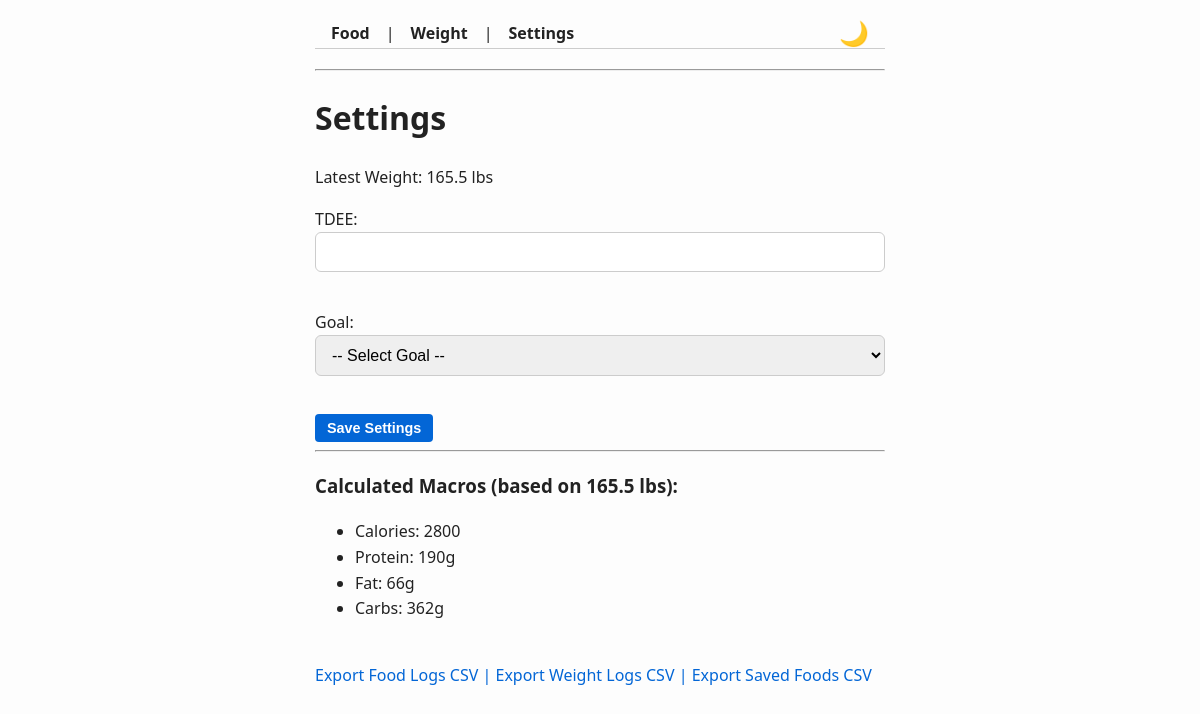
Page /settings on the earlier database version.
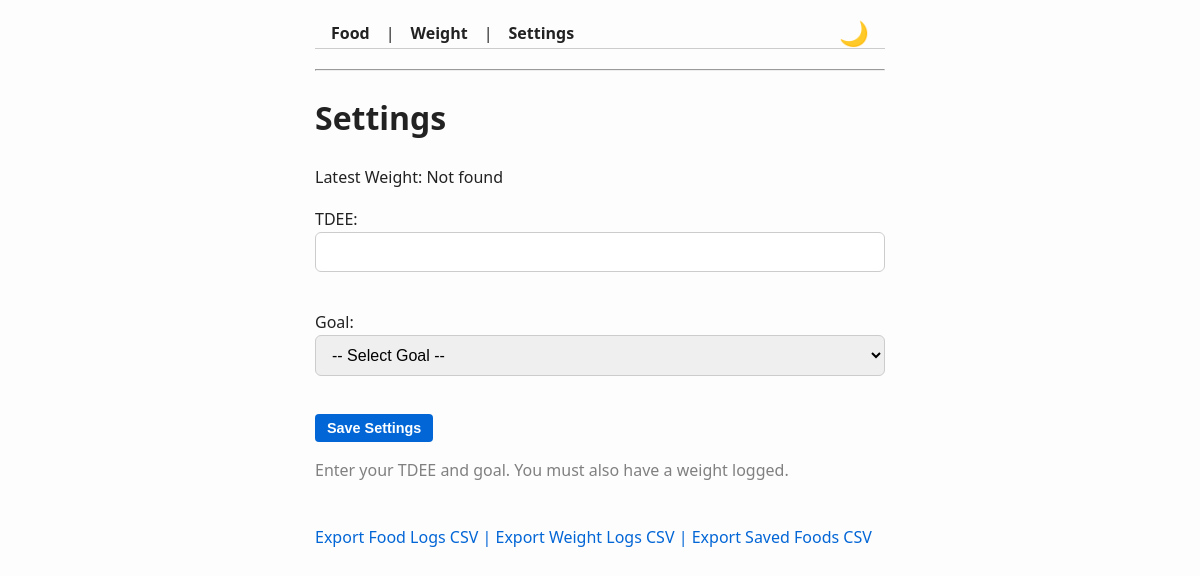
Same page on the later database version.
### tables this page shows
CREATE TABLE weight_logs (
    id INTEGER PRIMARY KEY AUTOINCREMENT,
    date TEXT NOT NULL,
    time_of_day TEXT NOT NULL CHECK(time_of_day IN ('morning', 'night')),
    weight REAL NOT NULL
);

CREATE TABLE tdee_settings (
    id INTEGER PRIMARY KEY AUTOINCREMENT,
    tdee INTEGER,
    goal TEXT,
    last_updated TIMESTAMP
);

### main.py (the view, shortened to what this page needs)
@app.route("/settings", methods=["GET", "POST"])
def settings():
    macros = {}
    latest_weight = get_latest_weight()
    tdee = goal = None
    with sqlite3.connect(DB_NAME) as conn:
        cur = conn.cursor()
        cur.execute("SELECT tdee, goal FROM tdee_settings ORDER BY last_updated DESC LIMIT 1")
        row = cur.fetchone()
        if row:
            tdee, goal = row
    if latest_weight:
        macros["weight"] = latest_weight
    if tdee and goal and latest_weight:
        protein = round(latest_weight * PROTEIN_MULTIPLIERS[goal])
        fat = round(latest_weight * FAT_MULTIPLIERS[goal])
        carbs = round((int(tdee) - (protein * 4 + fat * 9)) / 4)
        macros.update({
            "protein": protein,
            "fat": fat,
            "carbs": carbs,
            "tdee": tdee,
            "goal": goal
        })
    return render_template("settings.html", title="Settings", macros=macros)

### main.py (called while the page is built)
def init_db():
    if not os.path.exists(DB_NAME):
        with sqlite3.connect(DB_NAME) as conn:
            with open("schema.sql", "r") as f:
                conn.executescript(f.read())

@app.before_request
def before_request():
    init_db()

def get_latest_weight():
    with sqlite3.connect(DB_NAME) as conn:
        cur = conn.cursor()
        cur.execute("""
            SELECT weight FROM weight_logs
            ORDER BY date DESC,
                     CASE time_of_day
                         WHEN 'morning' THEN 1
                         WHEN 'night' THEN 0
                         ELSE 2
                     END
            LIMIT 1
        """)
        row = cur.fetchone()
        return row[0] if row else None

### templates/settings.html (shortened to what this page needs)
{% extends "base.html" %}
{% block content %}
<p>Latest Weight: {% if macros.weight %}{{ macros.weight }} lbs{% else %}Not found{% endif %}</p>
<form method="POST">
    <label>TDEE:</label><br>
    <input type="number" name="tdee" required><br><br>
    <label>Goal:</label><br>
    <select name="goal" required>
        <option value="">-- Select Goal --</option>
    </select><br><br>
    <button type="submit">Save Settings</button>
</form>
{% if macros %}
<hr>
<h3>Calculated Macros (based on {{ macros.weight }} lbs):</h3>
<ul>
    <li>Calories: {{ macros.tdee }}</li>
    <li>Protein: {{ macros.protein }}g</li>
    <li>Fat: {{ macros.fat }}g</li>
    <li>Carbs: {{ macros.carbs }}g</li>
</ul>
{% elif macros == {} %}
<p style="color: gray">Enter your TDEE and goal. You must also have a weight logged.</p>
{% endif %}
{% endblock %}

Differences in the rows shown:
removed weight_logs: weight "165.5"
removed tdee_settings: tdee "2800"
Other differences:
{{ macros.protein }}: "190" → (not shown)
{{ macros.fat }}: "66" → (not shown)
{{ macros.carbs }}: "362" → (not shown)
text no longer shown: "lbs Calculated Macros (based on lbs): Calories: Protein: g Fat: g Carbs: g"
text now shown: "Not found Enter your TDEE and goal. You must also have a weight logged."
